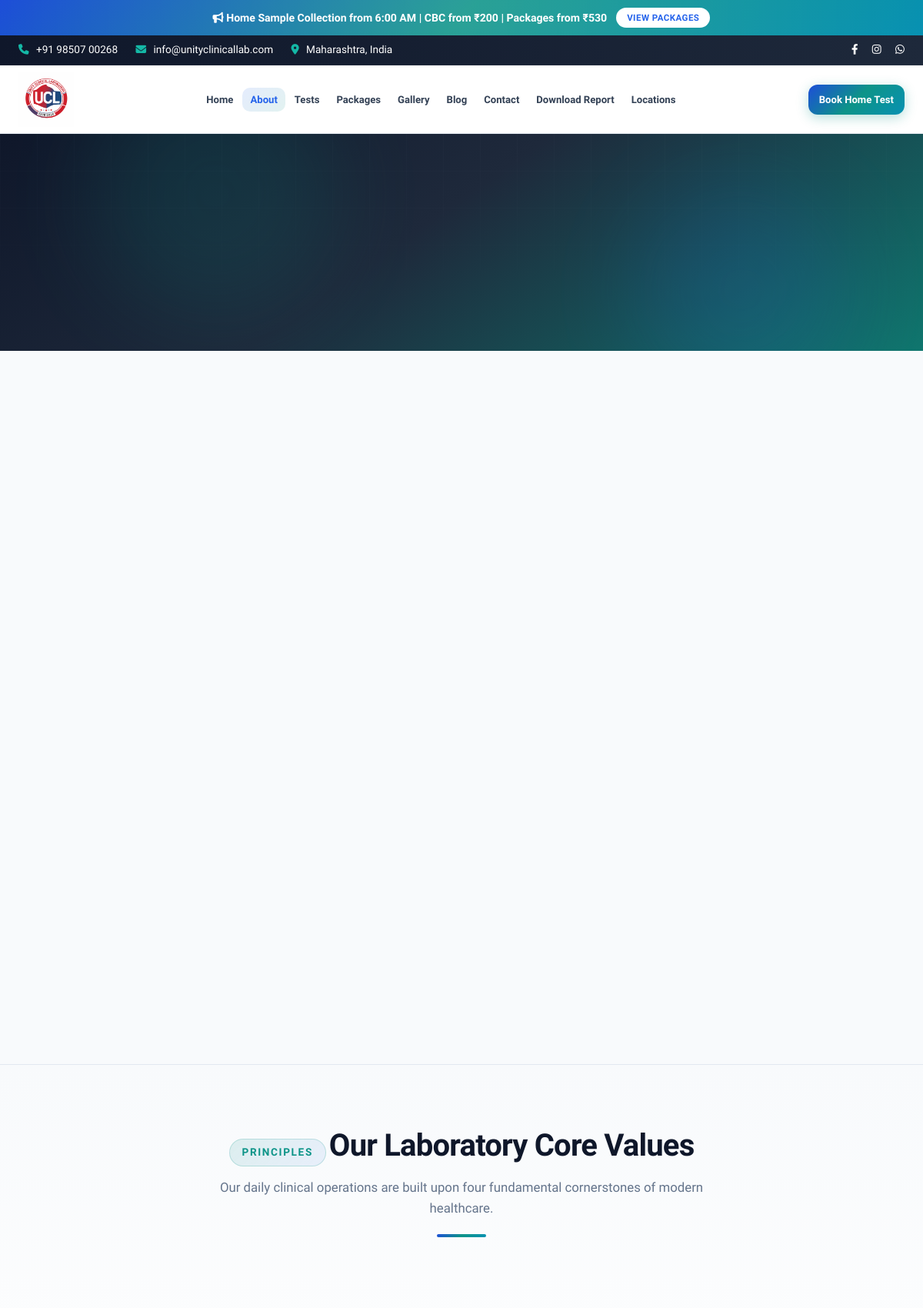
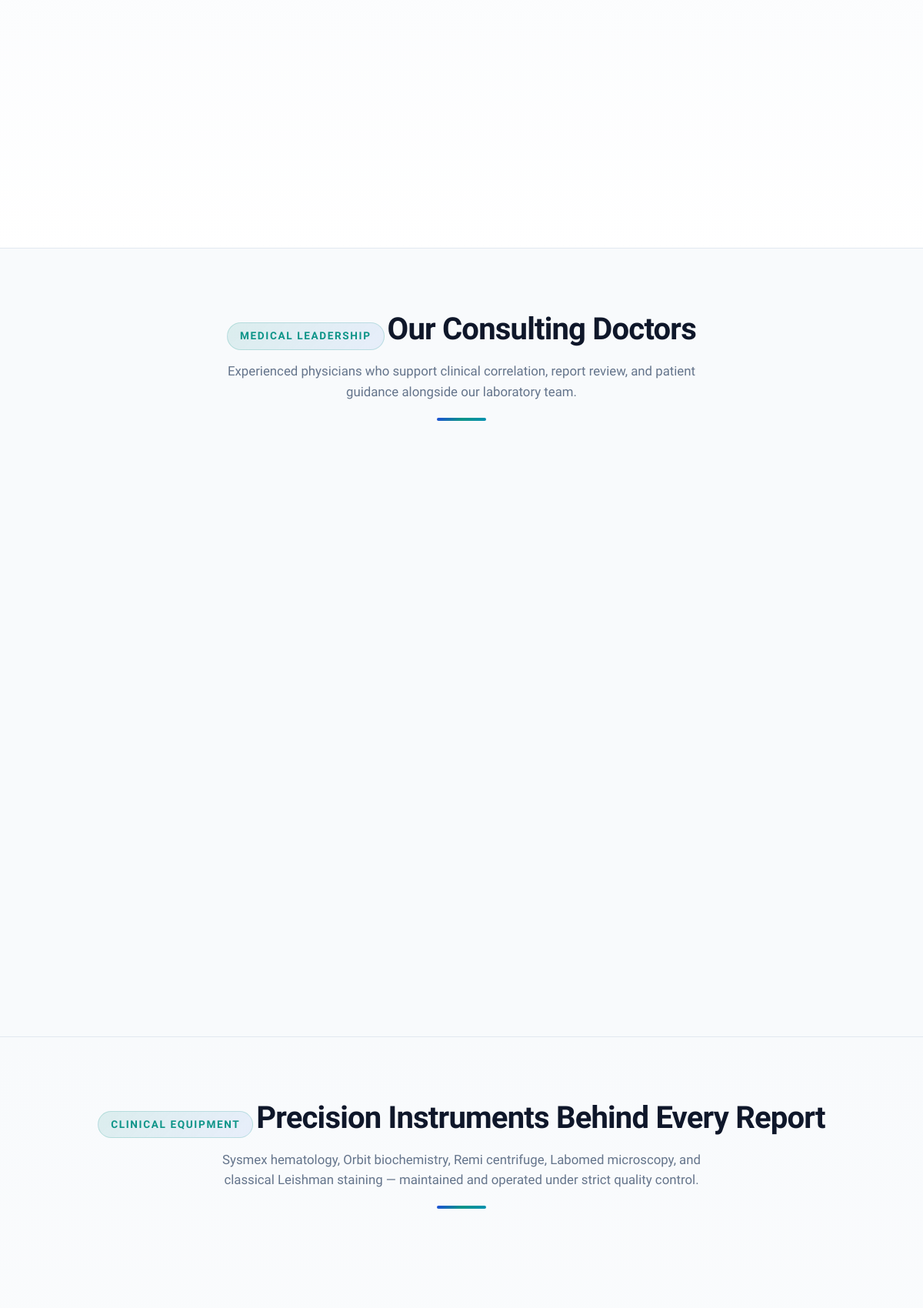
Page /about.php (upper part) on the committed database (2 pictures, top to bottom).
### tables this page shows
CREATE TABLE cms_settings (
        key TEXT PRIMARY KEY,
        value TEXT NOT NULL
    );

CREATE TABLE cms_menu (
        id INTEGER PRIMARY KEY AUTOINCREMENT,
        title TEXT NOT NULL,
        url TEXT NOT NULL,
        sequence INTEGER NOT NULL,
        is_active INTEGER DEFAULT 1,
        is_cta INTEGER DEFAULT 0
    );

CREATE TABLE cms_page_blocks (
        id INTEGER PRIMARY KEY AUTOINCREMENT,
        page_slug TEXT NOT NULL,
        block_type TEXT NOT NULL,
        title TEXT,
        subtitle TEXT,
        content TEXT,
        image_path TEXT,
        icon TEXT,
        sequence INTEGER DEFAULT 0,
        is_active INTEGER DEFAULT 1
    );

### about.php (the view, shortened to what the rows shown need)
<?php
include 'includes/db.php';
$active_nav = 'about';
include 'includes/header.php';
$blocks = cmsPageBlocks($db, 'about');
$headers = cmsPageBlocksByType($blocks, 'header');
$features = cmsPageBlocksByType($blocks, 'feature');
$team = cmsPageBlocksByType($blocks, 'team');
$valuesHeader = $headers[0] ?? null;
$teamHeader = $headers[1] ?? null;
?>
<?php if ($valuesHeader || !empty($features)): ?>
<section class="section-padding section-alt">
    <div class="container">
        <div class="section-header">
            <?php if ($valuesHeader): ?>
                <span class="section-tag"><?php echo htmlspecialchars($valuesHeader['title']); ?></span>
                <h2 class="section-title"><?php echo htmlspecialchars($valuesHeader['subtitle']); ?></h2>
                <p class="section-desc max-w-md"><?php echo htmlspecialchars($valuesHeader['content']); ?></p>
            <?php endif; ?>
        </div>
    </div>
</section>
<?php endif; ?>
<?php if ($teamHeader || !empty($team)): ?>
<section class="section-padding">
    <div class="container">
        <div class="section-header">
            <?php if ($teamHeader): ?>
                <span class="section-tag"><?php echo htmlspecialchars($teamHeader['title']); ?></span>
                <h2 class="section-title"><?php echo htmlspecialchars($teamHeader['subtitle']); ?></h2>
                <p class="section-desc max-w-md"><?php echo htmlspecialchars($teamHeader['content']); ?></p>
            <?php endif; ?>
        </div>
    </div>
</section>
<?php endif; ?>
<?php
$equipmentAbout = $db->query('SELECT * FROM cms_equipment ORDER BY sequence ASC')->fetchAll();
if (!empty($equipmentAbout)):
?>
<section class="section-padding section-alt equipment-about-section" id="equipment">
    <div class="container">
        <div class="section-header">
            <h2 class="section-title">Precision Instruments Behind Every Report</h2>
        </div>
    </div>
</section>
<?php endif; ?>
<?php include 'includes/footer.php'; ?>

### includes/header.php (shortened to what the rows shown need)
<?php
function is_item_active($item_url, $active_nav) {
    $current_page = basename($_SERVER['PHP_SELF']);
    if ($current_page === $item_url) {
        return 'active';
    }
    return '';
}
try {
    $menu_items = $db->query('SELECT * FROM cms_menu WHERE is_active = 1 ORDER BY sequence ASC')->fetchAll();
} catch (PDOException $e) {
    $menu_items = [];
}
$social_links = cmsSocialLinks($cms);
$header_logo_width = max(40, min(400, (int) cmsSetting($cms, 'header_logo_width', '240')));
$header_logo_height = max(30, min(200, (int) cmsSetting($cms, 'header_logo_height', '72')));
$header_logo_display_h = min($header_logo_height, 80);
$header_logo_display_w = min($header_logo_width, 280);
$header_logo_style = sprintf(
    '--header-logo-width:%dpx;--header-logo-height:%dpx;--header-logo-display-width:%dpx;--header-logo-display-height:%dpx;--header-logo-width-scrolled:%dpx;--header-logo-height-scrolled:%dpx;--header-logo-aspect:%s;',
    $header_logo_width,
    $header_logo_height,
    $header_logo_display_w,
    $header_logo_display_h,
    (int) round($header_logo_display_w * 0.85),
    (int) round($header_logo_display_h * 0.85),
    $header_logo_display_h > 0 ? round($header_logo_display_w / $header_logo_display_h, 4) : '2'
);
$nav_links = [];
$nav_cta = null;
foreach ($menu_items as $item) {
    if ((int) ($item['is_cta'] ?? 0) === 1) {
        $nav_cta = $item;
    } else {
        $nav_links[] = $item;
    }
}
$_body_class = trim($body_class ?? '');
if (basename($_SERVER['PHP_SELF']) !== 'index.php' && stripos($_body_class, 'page-home') === false) {
    $_body_class = trim($_body_class . ' page-inner');
}
?>
<!DOCTYPE html>
<html lang="en">
<head>
    <link rel="stylesheet" href="css/style.css">
    <link rel="stylesheet" href="css/premium.css?v=<?php echo @filemtime(__DIR__ . '/../css/premium.css') ?: '1'; ?>">
    <link rel="stylesheet" href="https://cdnjs.cloudflare.com/ajax/libs/font-awesome/6.4.0/css/all.min.css">
</head>
<body class="<?php echo htmlspecialchars($_body_class); ?>">
    <?php if (($cms['header_show_top_bar'] ?? '1') === '1'): ?>
    <div class="top-bar">
        <div class="container">
            <?php if (($cms['header_show_social'] ?? '1') === '1'): ?>
            <div class="top-bar-social">
                <?php foreach ($social_links as $social): ?>
                    <a href="<?php echo htmlspecialchars($social['url']); ?>" target="_blank" rel="noopener noreferrer" aria-label="<?php echo htmlspecialchars($social['label']); ?>"><i class="<?php echo htmlspecialchars($social['icon']); ?>"></i></a>
                <?php endforeach; ?>
            </div>
            <?php endif; ?>
        </div>
    </div>
    <?php endif; ?>
    <header class="site-header" style="<?php echo htmlspecialchars($header_logo_style); ?>">
        <div class="container">
            <nav class="nav-bar" aria-label="Main navigation">
                <ul class="nav-menu" id="navMenu" role="menubar">
                    <?php foreach ($nav_links as $item): ?>
                        <li class="nav-item <?php echo is_item_active($item['url'], $active_nav ?? ''); ?>" role="none">
                            <a href="<?php echo htmlspecialchars($item['url']); ?>" role="menuitem"><?php echo htmlspecialchars($item['title']); ?></a>
                        </li>
                    <?php endforeach; ?>
                </ul>
                <div class="nav-bar-actions">
                    <?php if ($nav_cta): ?>
                    <a href="<?php echo htmlspecialchars($nav_cta['url']); ?>" class="btn btn-primary nav-header-cta"><?php echo htmlspecialchars($nav_cta['title']); ?></a>
                    <?php endif; ?>
                </div>
            </nav>
        </div>
    </header>
    <main id="main-content">

### rows in the picture
cms_menu: title "Home"
cms_menu: title "About"
cms_menu: title "Tests"
cms_menu: title "Packages"
cms_menu: title "Gallery"
cms_menu: title "Blog"
cms_menu: title "Contact"
cms_menu: title "Download Report"
cms_menu: title "Locations"
cms_menu: title "Book Home Test"
cms_page_blocks: title "PRINCIPLES", subtitle "Our Laboratory Core Values", content "Our daily clinical operations are built upon four fundamental cornerstones of modern healthcare."
cms_page_blocks: title "MEDICAL LEADERSHIP", subtitle "Our Consulting Doctors", content "Experienced physicians who support clinical correlation, report review, and patient guidance alongside our laboratory team."

### other values in the picture
$cms['top_offer_text'] "Home Sample Collection from 6:00 AM | CBC from ₹200 | Packages from ₹530"
$offer_link_text "VIEW PACKAGES"
$support_phone "+91 98507 00268"
$support_email "info@unityclinicallab.com"
$top_bar_location "Maharashtra, India"
